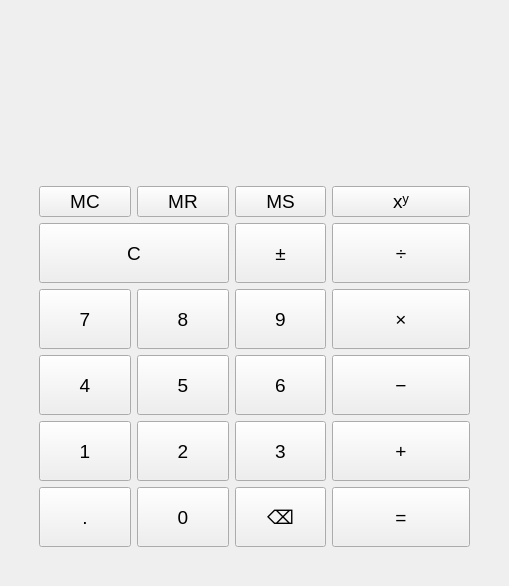
<?xml version="1.0" encoding="UTF-8"?>
<ui version="4.0">
 <class>MainWindow</class>
 <widget class="QMainWindow" name="MainWindow">
  <property name="geometry">
   <rect>
    <x>0</x>
    <y>0</y>
    <width>509</width>
    <height>586</height>
   </rect>
  </property>
  <property name="sizePolicy">
   <sizepolicy hsizetype="Preferred" vsizetype="Preferred">
    <horstretch>0</horstretch>
    <verstretch>0</verstretch>
   </sizepolicy>
  </property>
  <property name="font">
   <font>
    <pointsize>14</pointsize>
   </font>
  </property>
  <property name="windowTitle">
   <string>Калькулятор</string>
  </property>
  <widget class="QWidget" name="centralwidget">
   <layout class="QGridLayout" name="gridLayout_3">
    <item row="0" column="0">
     <layout class="QGridLayout" name="gridLayout_2" rowstretch="0,0,0" columnstretch="0" rowminimumheight="0,0,0">
      <property name="leftMargin">
       <number>15</number>
      </property>
      <property name="topMargin">
       <number>15</number>
      </property>
      <property name="rightMargin">
       <number>15</number>
      </property>
      <property name="bottomMargin">
       <number>15</number>
      </property>
      <item row="1" column="0">
       <layout class="QHBoxLayout" name="horizontalLayout">
        <property name="leftMargin">
         <number>15</number>
        </property>
        <property name="topMargin">
         <number>15</number>
        </property>
        <property name="rightMargin">
         <number>15</number>
        </property>
        <property name="bottomMargin">
         <number>15</number>
        </property>
        <item>
         <widget class="QLabel" name="l_memory">
          <property name="text">
           <string/>
          </property>
          <property name="alignment">
           <set>Qt::AlignmentFlag::AlignLeading|Qt::AlignmentFlag::AlignLeft|Qt::AlignmentFlag::AlignVCenter</set>
          </property>
         </widget>
        </item>
        <item>
         <widget class="QLabel" name="l_result">
          <property name="text">
           <string/>
          </property>
          <property name="alignment">
           <set>Qt::AlignmentFlag::AlignRight|Qt::AlignmentFlag::AlignTrailing|Qt::AlignmentFlag::AlignVCenter</set>
          </property>
         </widget>
        </item>
       </layout>
      </item>
      <item row="2" column="0">
       <layout class="QGridLayout" name="gridLayout" columnstretch="2,2,2,3" columnminimumwidth="0,0,0,0">
        <property name="leftMargin">
         <number>15</number>
        </property>
        <property name="topMargin">
         <number>15</number>
        </property>
        <property name="rightMargin">
         <number>15</number>
        </property>
        <property name="bottomMargin">
         <number>15</number>
        </property>
        <item row="0" column="0">
         <widget class="QPushButton" name="btn_mClear">
          <property name="text">
           <string>MC</string>
          </property>
         </widget>
        </item>
        <item row="0" column="1">
         <widget class="QPushButton" name="btn_mRecall">
          <property name="text">
           <string>MR</string>
          </property>
         </widget>
        </item>
        <item row="0" column="2">
         <widget class="QPushButton" name="btn_mStore">
          <property name="text">
           <string>MS</string>
          </property>
         </widget>
        </item>
        <item row="0" column="3">
         <widget class="QPushButton" name="btn_pow">
          <property name="text">
           <string>xʸ</string>
          </property>
         </widget>
        </item>
        <item row="1" column="0" colspan="2">
         <widget class="QPushButton" name="btn_clear">
          <property name="minimumSize">
           <size>
            <width>0</width>
            <height>60</height>
           </size>
          </property>
          <property name="text">
           <string>C</string>
          </property>
         </widget>
        </item>
        <item row="1" column="2">
         <widget class="QPushButton" name="btn_plus_minus">
          <property name="minimumSize">
           <size>
            <width>0</width>
            <height>60</height>
           </size>
          </property>
          <property name="text">
           <string>±</string>
          </property>
         </widget>
        </item>
        <item row="1" column="3">
         <widget class="QPushButton" name="btn_divide">
          <property name="minimumSize">
           <size>
            <width>0</width>
            <height>60</height>
           </size>
          </property>
          <property name="text">
           <string>÷</string>
          </property>
         </widget>
        </item>
        <item row="2" column="0">
         <widget class="QPushButton" name="btn_seven">
          <property name="minimumSize">
           <size>
            <width>0</width>
            <height>60</height>
           </size>
          </property>
          <property name="text">
           <string>7</string>
          </property>
         </widget>
        </item>
        <item row="2" column="1">
         <widget class="QPushButton" name="btn_eight">
          <property name="minimumSize">
           <size>
            <width>0</width>
            <height>60</height>
           </size>
          </property>
          <property name="text">
           <string>8</string>
          </property>
         </widget>
        </item>
        <item row="2" column="2">
         <widget class="QPushButton" name="btn_nine">
          <property name="minimumSize">
           <size>
            <width>0</width>
            <height>60</height>
           </size>
          </property>
          <property name="text">
           <string>9</string>
          </property>
         </widget>
        </item>
        <item row="2" column="3">
         <widget class="QPushButton" name="btn_multiply">
          <property name="minimumSize">
           <size>
            <width>0</width>
            <height>60</height>
           </size>
          </property>
          <property name="text">
           <string>×</string>
          </property>
         </widget>
        </item>
        <item row="3" column="0">
         <widget class="QPushButton" name="btn_four">
          <property name="minimumSize">
           <size>
            <width>0</width>
            <height>60</height>
           </size>
          </property>
          <property name="text">
           <string>4</string>
          </property>
         </widget>
        </item>
        <item row="3" column="1">
         <widget class="QPushButton" name="btn_five">
          <property name="minimumSize">
           <size>
            <width>0</width>
            <height>60</height>
           </size>
          </property>
          <property name="text">
           <string>5</string>
          </property>
         </widget>
        </item>
        <item row="3" column="2">
         <widget class="QPushButton" name="btn_six">
          <property name="minimumSize">
           <size>
            <width>0</width>
            <height>60</height>
           </size>
          </property>
          <property name="text">
           <string>6</string>
          </property>
         </widget>
        </item>
        <item row="3" column="3">
         <widget class="QPushButton" name="btn_minus">
          <property name="minimumSize">
           <size>
            <width>0</width>
            <height>60</height>
           </size>
          </property>
          <property name="text">
           <string>−</string>
          </property>
         </widget>
        </item>
        <item row="4" column="0">
         <widget class="QPushButton" name="btn_one">
          <property name="minimumSize">
           <size>
            <width>0</width>
            <height>60</height>
           </size>
          </property>
          <property name="text">
           <string>1</string>
          </property>
         </widget>
        </item>
        <item row="4" column="1">
         <widget class="QPushButton" name="btn_two">
          <property name="minimumSize">
           <size>
            <width>0</width>
            <height>60</height>
           </size>
          </property>
          <property name="text">
           <string>2</string>
          </property>
         </widget>
        </item>
        <item row="4" column="2">
         <widget class="QPushButton" name="btn_three">
          <property name="minimumSize">
           <size>
            <width>0</width>
            <height>60</height>
           </size>
          </property>
          <property name="text">
           <string>3</string>
          </property>
         </widget>
        </item>
        <item row="4" column="3">
         <widget class="QPushButton" name="btn_plus">
          <property name="minimumSize">
           <size>
            <width>0</width>
            <height>60</height>
           </size>
          </property>
          <property name="text">
           <string>+</string>
          </property>
         </widget>
        </item>
        <item row="5" column="0">
         <widget class="QPushButton" name="btn_point">
          <property name="minimumSize">
           <size>
            <width>0</width>
            <height>60</height>
           </size>
          </property>
          <property name="text">
           <string>.</string>
          </property>
         </widget>
        </item>
        <item row="5" column="1">
         <widget class="QPushButton" name="btn_zero">
          <property name="minimumSize">
           <size>
            <width>0</width>
            <height>60</height>
           </size>
          </property>
          <property name="text">
           <string>0</string>
          </property>
         </widget>
        </item>
        <item row="5" column="2">
         <widget class="QPushButton" name="btn_clear_last_number">
          <property name="minimumSize">
           <size>
            <width>0</width>
            <height>60</height>
           </size>
          </property>
          <property name="text">
           <string>⌫</string>
          </property>
         </widget>
        </item>
        <item row="5" column="3">
         <widget class="QPushButton" name="btn_equals">
          <property name="minimumSize">
           <size>
            <width>0</width>
            <height>60</height>
           </size>
          </property>
          <property name="text">
           <string>=</string>
          </property>
         </widget>
        </item>
       </layout>
      </item>
      <item row="0" column="0">
       <widget class="QLabel" name="l_formula">
        <property name="text">
         <string/>
        </property>
        <property name="alignment">
         <set>Qt::AlignmentFlag::AlignRight|Qt::AlignmentFlag::AlignTrailing|Qt::AlignmentFlag::AlignVCenter</set>
        </property>
        <property name="margin">
         <number>15</number>
        </property>
       </widget>
      </item>
     </layout>
    </item>
   </layout>
  </widget>
 </widget>
 <resources/>
 <connections/>
</ui>
